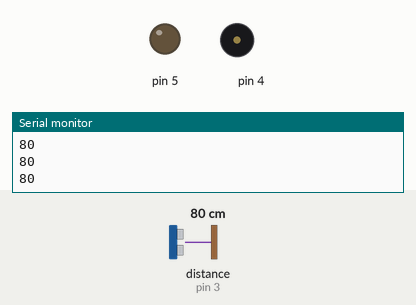
Bench run of a sketch on a simulated Arduino Uno, built with avr-gcc and run on an emulated ATmega328P. Parts: output pins drawn as LEDs (lit = HIGH), buzzer (waves = sounding), the last lines printed to the serial monitor. The test bench sets the inputs (shaded band); at power-on: distance to the obstacle (sensor on pin 3) 80 cm. The echo pulse lasts 58.3 µs per cm; pins used as bus, display or sensor lines are not drawn.

Above: at 1.3 s.
1.4 s: distance to the obstacle (sensor on pin 3) set to 54 cm
3.2 s: distance to the obstacle (sensor on pin 3) set to 45 cm
At 6.1 s:
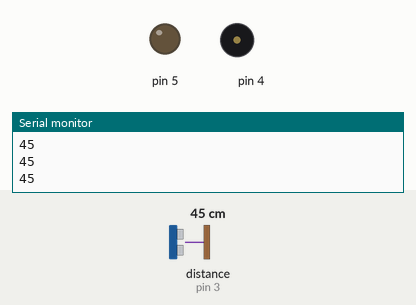
6.2 s: distance to the obstacle (sensor on pin 3) set to 60 cm
At 6.7 s:
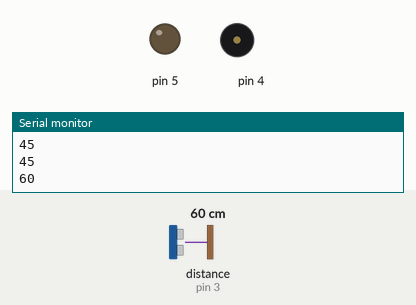
7.7 s: distance to the obstacle (sensor on pin 3) set to 2 cm
At 9.3 s:
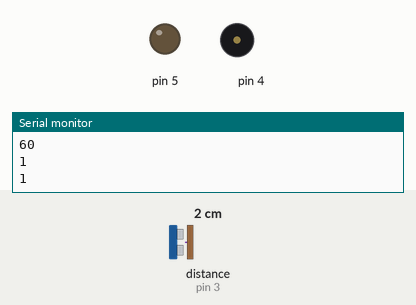
Timing chart, 0 to 11.7 s (numbered marks = the images above; inputs shaded):
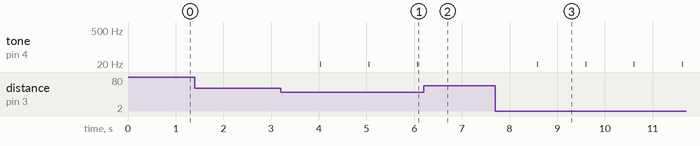

The sketch:

ULTRASONIK.ino
```cpp
int t=2;
int e=3;
long olcum;
long cm;


void setup()
{

  pinMode(t, OUTPUT);
  pinMode(e, INPUT);
  pinMode(5,OUTPUT);
  Serial.begin(9600);
}
void loop()
{
  digitalWrite(t,0);
  delayMicroseconds(5);
  digitalWrite(t,1);
  delayMicroseconds(10);
  digitalWrite(t,0);
  olcum=pulseIn(e,1);
  cm=(olcum/2)/29.1;
  Serial.println(cm);
  delay(500);

  if(cm>=0 && cm<=50)
  {
    tone(4,1);
    delay(10);
    noTone(4);
    delay(500);
  }
  else if(cm>=0 && cm<30)
  {
    tone(4,1);
    delay(10);
    noTone(4);
  }
}
int melodi(int dly)
{
  tone(3,440);
  delay(dly);
  noTone(3);
  delay(dly);
}
```

Measured:
- the behaviour switches between 51 and 50 cm on distance to the obstacle (sensor on pin 3) (found by bisection; images 0 and 1)
- after the input at 3.2 s, tone on pin 4: alternates 1 Hz for 0.01 s and silent for 1.0 s, starting after 0.84 s
- after the input at 6.2 s, tone on pin 4: stays silent (without the input it goes to 1 Hz after 0.88 s)
- after the input at 7.7 s, tone on pin 4: alternates 1 Hz for 0.01 s and silent for 1.0 s, starting after 0.89 s
